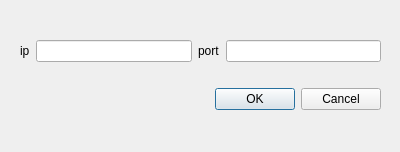
<?xml version="1.0" encoding="UTF-8"?>
<ui version="4.0">
 <class>ConnectDialog</class>
 <widget class="QDialog" name="ConnectDialog">
  <property name="geometry">
   <rect>
    <x>0</x>
    <y>0</y>
    <width>400</width>
    <height>152</height>
   </rect>
  </property>
  <property name="windowTitle">
   <string>Dialog</string>
  </property>
  <widget class="QWidget" name="">
   <property name="geometry">
    <rect>
     <x>20</x>
     <y>20</y>
     <width>361</width>
     <height>111</height>
    </rect>
   </property>
   <layout class="QVBoxLayout" name="verticalLayout">
    <item>
     <layout class="QHBoxLayout" name="horizontalLayout">
      <item>
       <widget class="QLabel" name="label">
        <property name="text">
         <string>ip</string>
        </property>
       </widget>
      </item>
      <item>
       <widget class="QLineEdit" name="lineEdit"/>
      </item>
      <item>
       <widget class="QLabel" name="label_2">
        <property name="text">
         <string>port</string>
        </property>
       </widget>
      </item>
      <item>
       <widget class="QLineEdit" name="lineEdit_2"/>
      </item>
     </layout>
    </item>
    <item>
     <widget class="QDialogButtonBox" name="buttonBox">
      <property name="orientation">
       <enum>Qt::Horizontal</enum>
      </property>
      <property name="standardButtons">
       <set>QDialogButtonBox::Cancel|QDialogButtonBox::Ok</set>
      </property>
     </widget>
    </item>
   </layout>
  </widget>
 </widget>
 <resources/>
 <connections>
  <connection>
   <sender>buttonBox</sender>
   <signal>accepted()</signal>
   <receiver>ConnectDialog</receiver>
   <slot>accept()</slot>
   <hints>
    <hint type="sourcelabel">
     <x>248</x>
     <y>254</y>
    </hint>
    <hint type="destinationlabel">
     <x>157</x>
     <y>274</y>
    </hint>
   </hints>
  </connection>
  <connection>
   <sender>buttonBox</sender>
   <signal>rejected()</signal>
   <receiver>ConnectDialog</receiver>
   <slot>reject()</slot>
   <hints>
    <hint type="sourcelabel">
     <x>316</x>
     <y>260</y>
    </hint>
    <hint type="destinationlabel">
     <x>286</x>
     <y>274</y>
    </hint>
   </hints>
  </connection>
 </connections>
</ui>
